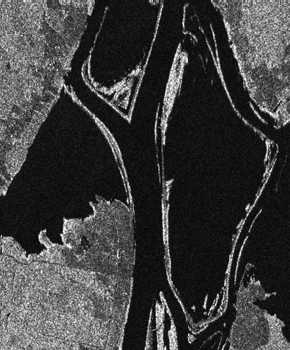
#> input picture ottawa_1.bmp, 290 x 350 px
$ jupyter execute SRAD.ipynb
#> lines starting #> are read from the running program, lines starting #| are printed output that depends on the picture
Speckle Reducing Anisotropic Diffusion, Yongjian Yu and Scott T. Acton, Senior Member, IEEE

[cell 1]
import numpy as np
from skimage import io
from scipy import signal
from scipy.spatial.distance import cdist
from scipy.linalg import norm

[cell 2]
EPSILON = 0.001

def laplacian(image: np.array) -> np.array:
    """Eq. (15)"""
    len_y, len_x = image.shape
    image_new = np.zeros([len_y, len_x], dtype=np.float32)
    for j in range(1, len_y-1):
        for i in range(1, len_x-1):
            image_new[j,i] = (image[j-1,i] + image[j+1,i] + image[j,i-1] + image[j,i+1]) - 4 * image[j,i]
    return image_new


def SRAD(image: np.array, rho: float, n_diffusion: int) -> np.array:
    """Anisotropic Diffusion calculation"""
    q0 = 1 # under Eq. (37)
    for t in range(1, n_diffusion):
        len_y = image.shape[0]
        len_x = image.shape[1]

        I = np.zeros([len_y+2, len_x+2], dtype=np.float32)
        I[1:len_y+1, 1:len_x+1] = image

        q0 = q0 * np.exp(-t*rho) # Eq. (37)
        DL_x = signal.convolve2d(I, [[0,0,0],[0,1,-1],[0,0,0]], mode='same', boundary='symm') # Eq. (28)
        DL_y = signal.convolve2d(I, [[0,-1,0],[0,1,0],[0,0,0]], mode='same', boundary='symm') # Eq. (28)
        DR_x = signal.convolve2d(I, [[0,0,0],[1,-1,0],[0,0,0]], mode='same', boundary='symm') # Eq. (29)
        DR_y = signal.convolve2d(I, [[0,0,0],[0,-1,0],[0,1,0]], mode='same', boundary='symm') # Eq. (29)

        D_I =  np.sqrt(DL_x**2 + DL_y**2 + DR_x**2 + DR_y**2) / np.sqrt(2) # under Eq. (29)
        q = np.sqrt((1/2 * D_I**2 + 1/16 * laplacian(I)**2) / (I + 1/4 * laplacian(I) + EPSILON)**2)  # Eq. (31)

        c = 1 / (1 + ((q**2 - q0**2)/(q0**2 * (1 + q0**2)))) # Eq. (33)
        d_t = signal.convolve2d(c, [[0,0,0],[0,0,-1],[0,0,0]],  mode='same', boundary='symm') * \
              signal.convolve2d(I, [[0,0,0],[0,1,-1],[0,0,0]], mode='same', boundary='symm') +  \
              signal.convolve2d(c, [[0,0,0],[0,-1,0],[0,0,0]],  mode='same', boundary='symm') * \
              signal.convolve2d(I, [[0,0,0],[-1,1,0],[0,0,0]], mode='same', boundary='symm') +  \
              signal.convolve2d(c, [[0,-1,0],[0,0,0],[0,0,0]],  mode='same', boundary='symm') * \
              signal.convolve2d(I, [[0,-1,0],[0,1,0],[0,0,0]], mode='same', boundary='symm') +  \
              signal.convolve2d(c, [[0,0,0],[0,-1,0],[0,0,0]],  mode='same', boundary='symm') * \
              signal.convolve2d(I, [[0,0,0],[0,1,0],[0,-1,0]], mode='same', boundary='symm')
        I = I + rho/4 * d_t  # Eq. (61)
        image = I[1:len_y+1, 1:len_x+1]
    return image

[cell 3]
class fuzzy_cluster: # see https://www.geeksforgeeks.org/ml-fuzzy-clustering/
    def __init__(self, n_clusters=10, max_iter=100, m=2, error=1e-5, random_state=42):
        self.gamma = None
        self.centers = None
        self.n_clusters = n_clusters
        self.max_iter = max_iter
        self.m = m #  fuzziness parameter
        self.error = error
        self.random_state = random_state

    def fit(self, image_vec):
        n_pixels = image_vec.shape[0]
        C = self.n_clusters
        centers = []

        r = np.random.RandomState(self.random_state)
        gamma = r.rand(n_pixels, C) # init the cluster memberships of each point in image_vec
        gamma = gamma / np.tile(gamma.sum(axis=1)[np.newaxis].T, C) # normalizing the memberships

        for i in range(self.max_iter):
            temp_gamma = gamma.copy()
            centers = self.new_centers(image_vec, gamma)
            gamma = self.new_gamma(image_vec, centers)
            if norm(gamma - temp_gamma) < self.error:
                break

        self.gamma = gamma
        self.centers = centers
        return self

    def new_centers(self, image_vec, gamma):
        """find out the centroid"""
        gamma_m = gamma ** self.m
        return (image_vec.T @ gamma_m / np.sum(gamma_m, axis=0)).T

    def new_gamma(self, image_vec, centers):
        """updating membership values"""
        temp = cdist(image_vec, centers) ** self.m
        denominator_ = temp.reshape((image_vec.shape[0], 1, -1)).repeat(temp.shape[-1], axis=1)
        denominator_ = temp[:, :, np.newaxis] / denominator_

        return 1 / denominator_.sum(2) ** (1 / (self.m - 1))

[cell 4]
def hierarchical_clustering(image, second_cluster_size=5, precentile_h=1.25 , precentile_l=0.9):
    """ preclassification by hierarchical clustering.
        pixels with high probability to be changed are labeled 2.
        pixels with uncertainty are labeled 1.
        pixels with high probability to be unchanged are labeled 0.
       """
    len_y, len_x = image.shape
    pix_vec = image.reshape([len_y * len_x, 1])

    # 1st clustering#
    fcm = fuzzy_cluster(n_clusters=2)
    fcm.fit(pix_vec)
    fcm_lab = fcm.gamma.argmax(axis=1)

    if sum(fcm_lab==0)<sum(fcm_lab==1):
        ttr = round(sum(fcm_lab==0) * precentile_h)
        ttl = round(sum(fcm_lab==0) * precentile_l)
    else:
        ttr = round(sum(fcm_lab==1) * precentile_h)
        ttl = round(sum(fcm_lab==1) * precentile_l)

     # 2nd clustering#
    fcm = fuzzy_cluster(n_clusters=second_cluster_size)
    fcm.fit(pix_vec)
    fcm_lab  = fcm.gamma.argmax(axis=1)
    idx = []
    idx_tmp = []
    idxmean = []
    res_lab = np.zeros(len_y*len_x, dtype=np.float32)
    for i in range(0, second_cluster_size):
        idx_tmp.append(np.argwhere(fcm_lab==i))
        idxmean.append(image.reshape(len_y*len_x, 1)[idx_tmp[i]].mean())

    idx_sort = np.argsort(idxmean)
    for i in range(0, second_cluster_size):
        idx.append(idx_tmp[idx_sort[i]])

    loc = second_cluster_size - 1
    c = len(idx[loc])
    res_lab[idx[loc]] = 2
    flag_mid = 0
    for i in range(1, second_cluster_size):
        c = c + len(idx[loc-i])

        if c < ttl:
            res_lab[idx[loc-i]] = 2
        elif c >= ttl and c < ttr:
            res_lab[idx[loc-i]] = 1
            flag_mid = 1
        elif flag_mid == 0:
            res_lab[idx[loc-i]] = 1
            flag_mid = 1
    res_lab = res_lab.reshape(len_y, len_x)
    return res_lab

[cell 5]
im1_path  = 'ottawa_1.bmp'
im2_path  = 'ottawa_2.bmp'
rho = 0.15 # diffusion parameter
n_times = 6 # number of times performing diffusion
im1 = io.imread(im1_path)[:,:,0].astype(np.float32)
#> im1: shape (350, 290) float32; min 0, max 255, mean 60.9
im2 = io.imread(im2_path)[:,:,0].astype(np.float32)
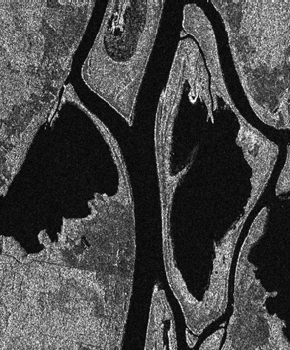
#> input picture ottawa_2.bmp, 290 x 350 px
#> im2: shape (350, 290) float32; min 0, max 255, mean 71.6

[cell 6]
im_log_diff = np.log(SRAD(im1, rho, n_times) + 1) - np.log(SRAD(im2, rho, n_times) + 1) # calculating logarithmic difference
#> after the loop in SRAD, `for t in range(1, n_diffusion):`:
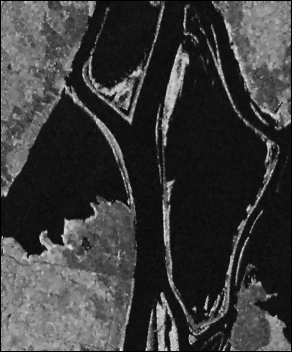
#> I: shape (352, 292) float64; min 0, max 234.2, mean 60.1
#> after the loop in SRAD, `for t in range(1, n_diffusion):`:
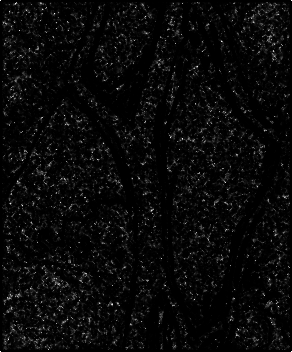
#> c: shape (352, 292) float64; min 8.54e-13, max 91.02, mean 3.4; drawn with min black and max white
#> after the loop in SRAD, `for t in range(1, n_diffusion):`: q0 = 0.105
#> call 2 of SRAD, with rho = 0.15, n_diffusion = 6
#> in SRAD (call 2), `q0 = 1`: q0 = 1
#> the loop in SRAD (call 2), `for t in range(1, n_diffusion):` made 5 passes
#> q0 on passes 1 to 5: 0.861, 0.638, 0.407, 0.223, 0.105
#> pass 1, in SRAD (call 2), `DR_y = signal.convolve2d(I, [[0,0,0],[0,-1,0],[0,1,0]], mode='same', b..`:
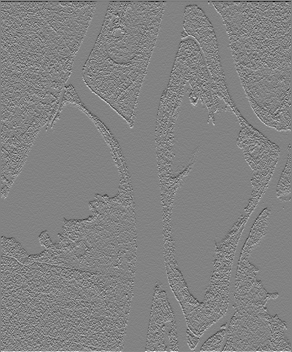
#> DR_y: shape (352, 292) float64; min -245, max 234, mean 0; drawn with min black and max white
#> after the loop in SRAD (call 2), `for t in range(1, n_diffusion):`:
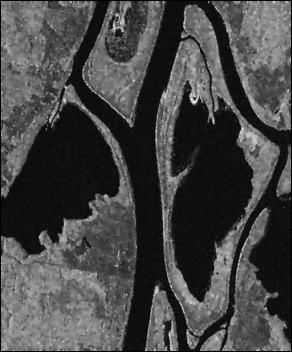
#> I: shape (352, 292) float64; min 0, max 234.8, mean 70.6
#> after the loop in SRAD (call 2), `for t in range(1, n_diffusion):`:
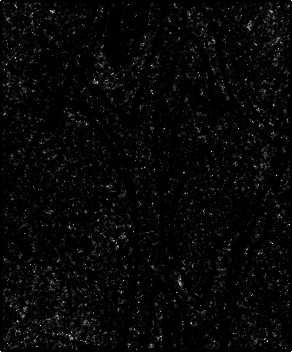
#> c: shape (352, 292) float64; min 8.85e-13, max 91.02, mean 2.7; drawn with min black and max white
#> after the loop in SRAD (call 2), `for t in range(1, n_diffusion):`: q0 = 0.105
im_diff = SRAD(im_log_diff, rho, n_times)
#> call 3 of SRAD, with rho = 0.15, n_diffusion = 6
#> the loop in SRAD (call 3), `for t in range(1, n_diffusion):` made 5 passes
#> pass 1, in SRAD (call 3), `DR_y = signal.convolve2d(I, [[0,0,0],[0,-1,0],[0,1,0]], mode='same', b..`:
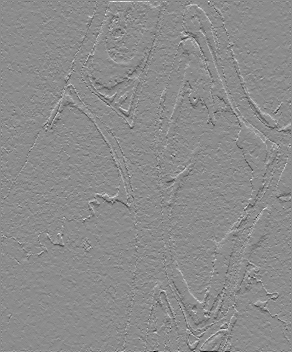
#> DR_y: shape (352, 292) float64; min -2.87, max 2.34, mean 0; drawn with min black and max white
#> after the loop in SRAD (call 3), `for t in range(1, n_diffusion):`:
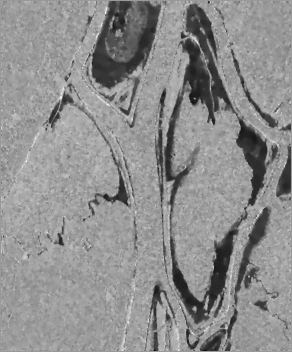
#> I: shape (352, 292) float64; min -2.77, max 1.83, mean -0.191; drawn with min black and max white
#> after the loop in SRAD (call 3), `for t in range(1, n_diffusion):`:
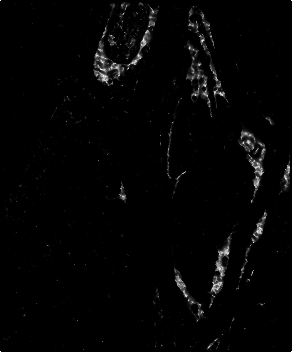
#> c: shape (352, 292) float64; min 1.17e-11, max 91.02, mean 1.5; drawn with min black and max white

[cell 7]
# pixels with high probability to be changed are labeled 2.
# pixels with uncertainty are labeled 1.
# pixels with high probability to be unchanged are labeled 0.
hierarchical_clustering(im_diff)
#> the loop in fit, `for i in range(self.max_iter):` made 22 passes
#> centers on passes 1 to 12: [-0.193, -0.193], [-0.194, -0.194], [-0.193, -0.194], [-0.192, -0.196], [-0.187, -0.201], [-0.168, -0.223], [-0.113, -0.313], [-0.0144, -0.633], [0.072, -1.16], [0.095, -1.47], [0.0905, -1.58], [0.0871, -1.61]
#> in fit, `self.gamma = gamma`: self.gamma = 101500 pairs, first value 9.13e-10 to 1, second value 2.48e-12 to 1
#> in fit, `self.centers = centers`: self.centers = [0.0853, -1.62]
#> in hierarchical_clustering, `ttr = round(sum(fcm_lab==1) * precentile_h)`: ttr = 20532
#> in hierarchical_clustering, `ttl = round(sum(fcm_lab==1) * precentile_l)`: ttl = 14783
#> the loop in fit (call 2), `for i in range(self.max_iter):` made 100 passes
#> centers on passes 1 to 12: [-0.197, -0.195, -0.192, -0.194, -0.194], [-0.204, -0.195, -0.184, -0.194, -0.193], [-0.234, -0.197, -0.158, -0.196, -0.19], [-0.33, -0.211, -0.101, -0.206, -0.182], [-0.568, -0.275, -0.0193, -0.256, -0.171], [-0.955, -0.442, 0.0643, -0.378, -0.147], [-1.32, -0.658, 0.134, -0.469, -0.115], [-1.59, -0.796, 0.183, -0.453, -0.0879], [-1.73, -0.884, 0.215, -0.416, -0.0642], [-1.79, -0.956, 0.237, -0.388, -0.0435], [-1.81, -1.01, 0.253, -0.368, -0.0264], [-1.83, -1.05, 0.266, -0.352, -0.0125]
#> after the loop in hierarchical_clustering, `for i in range(0, second_cluster_size):`: idx_tmp = 5 items; idxmean = [-1.83, -1.05, 0.357, -0.198, 0.0866]
#> in hierarchical_clustering, `idx_sort = np.argsort(idxmean)`: idx_sort = [0, 1, 3, 4, 2]
#> after the loop in hierarchical_clustering, `for i in range(0, second_cluster_size):`: idx = 5 items
#> in hierarchical_clustering, `c = len(idx[loc])`: c = 21855
#> the loop in hierarchical_clustering, `for i in range(1, second_cluster_size):` made 4 passes
#> c on passes 1 to 4: 62824, 83930, 90672, 101500
#> after the loop in hierarchical_clustering, `for i in range(1, second_cluster_size):`: c = 101500
#> in hierarchical_clustering, `res_lab = res_lab.reshape(len_y, len_x)`:
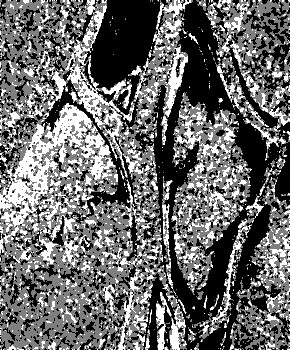
#> res_lab: shape (350, 290) float32; min 0, max 2, mean 0.834; drawn with min black and max white
